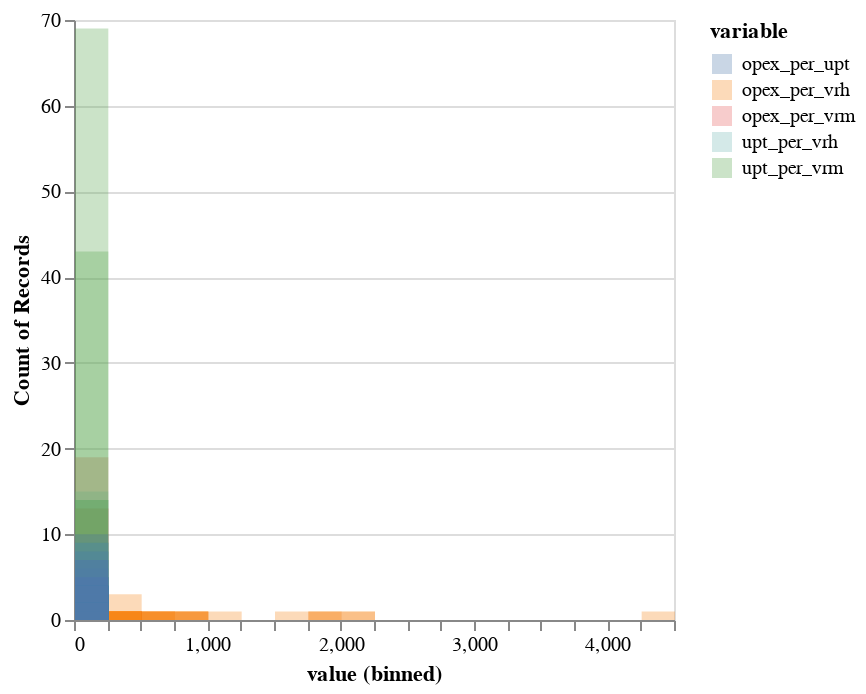

Source (notebook cell):
### Code cell
alt.Chart(by_agency_long).mark_bar(
    opacity=0.3,
    binSpacing=0
).encode(
    alt.X("value", bin=alt.Bin(step=250)),
    alt.Y('count()').stack(None),
    alt.Color("variable"),
    tooltip=["variable","value", "count()"]
)

### Figure 1 — Vega-Lite specification as saved in the notebook (floating-point values rounded to 4 significant figures; data arrays with more than 128 entries replaced by an {"elided": "..."} marker saying what was removed)
{"config": {"view": {"continuousWidth": 300, "continuousHeight": 300}}, "data": {"name": "data-d3fee8f80526810ff4518d731e7cf01e"}, "mark": {"type": "bar", "binSpacing": 0, "opacity": 0.3}, "encoding": {"color": {"field": "variable", "type": "nominal"}, "tooltip": [{"field": "variable", "type": "nominal"}, {"field": "value", "type": "quantitative"}, {"aggregate": "count", "type": "quantitative"}], "x": {"bin": {"step": 250}, "field": "value", "type": "quantitative"}, "y": {"aggregate": "count", "stack": null, "type": "quantitative"}}, "$schema": "https://vega.github.io/schema/vega-lite/v5.20.1.json", "datasets": {"data-d3fee8f80526810ff4518d731e7cf01e": {"elided": "685 records"}}}
